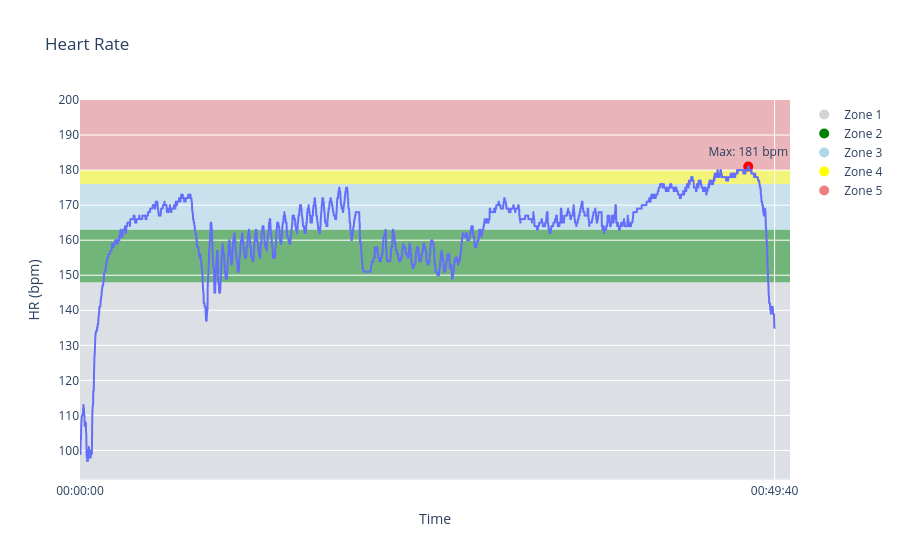

The cell this chart's notebook holds for it:
### Code cell
import duckdb
import pandas as pd
import plotly.express as px
import plotly.graph_objects as go
from IPython.display import display

workoutId = '26-05-2025_094328'
con = duckdb.connect("./hr_data/database_v2.duckdb")
df = con.execute(f"SELECT * FROM timeseries WHERE starts_with(workoutId, '{workoutId}')").fetchdf()
con.close()

# Get the first and last X values (Time)
first_time = df['Time'].iloc[0]
last_time = df['Time'].iloc[-1]
max_idx = df['HR (bpm)'].idxmax()
max_time = df.loc[max_idx, 'Time']
max_hr = df.loc[max_idx, 'HR (bpm)']

# Plot using Plotly
fig = px.line(df, y='HR (bpm)', x='Time', title='Heart Rate')

# Get the minimum HR value
min_hr = df['HR (bpm)'].min()

# Load and sort CSV by HR ascending
df = pd.read_csv('./hr_data/zones.csv')
df = df.sort_values('HR').reset_index(drop=True)

# Build background shapes and annotations
shapes = []
annotations = []
previous_hr = min_hr - 5

colors = ['lightgray', 'green', 'lightblue', 'yellow', 'lightcoral', 'red', 'purple']
# Truncate the colors list to the number of rows in the zones df
colors = colors[:len(df)]

for i, row in df.iterrows():
    y0 = previous_hr
    y1 = row['HR']
    color = colors[i]

    # Background rectangle
    shapes.append(dict(
        type="rect",
        xref="paper", yref="y",
        x0=0, x1=1,
        y0=y0, y1=y1,
        fillcolor=color,
        opacity=0.5,
        layer="below",
        line_width=0,
    ))

    previous_hr = y1

# Update layout with shapes and annotations
fig.update_layout(shapes=shapes, annotations=annotations)

# Hover mode - the vertical line that follows the cursor
fig.update_layout(
    hovermode='x',  # or 'x unified' for grouped tooltip
    xaxis=dict(
        showspikes=True,
        spikemode='across',
        spikesnap='cursor',
        showline=True,
        spikethickness=1,
        spikecolor="gray",
        spikedash="solid",
        tickvals=[first_time, last_time],
        ticktext=[str(first_time), str(last_time)],
    ),
    yaxis=dict(
        range=[80, None],
        dtick=10  # Show ticks every 10 bpm
    )
)

# Optional: consistent hover label
fig.update_traces(
    hovertemplate='Time: %{x}<br>HR: %{y} bpm',
    mode='lines'  # adds points for better hover visibility
)

#Step 3: Add marker for max point
fig.add_trace(go.Scatter(
    x=[max_time],
    y=[max_hr],
    mode='markers+text',
    marker=dict(color='red', size=10, symbol='circle'),
    text=[f'Max: {max_hr} bpm'],
    textposition='top center',
    showlegend=False
))

# Convert to a dict for Zones 1 through N
zone_colors = {i + 1: color for i, color in enumerate(colors)}

for zone, color in zone_colors.items():
    fig.add_trace(go.Scatter(
        x=[None], y=[None],  # No actual data
        mode='markers',
        marker=dict(size=10),
        name=f'Zone {zone}',
        legendgroup=f'Zone {zone}',
        showlegend=True,
        marker_color=color
    ))

fig.show()

### Figure 1 — Plotly figure (JSON) as saved in the notebook; plotly's stock layout.template omitted (floating-point values rounded to 4 significant figures; data arrays with more than 128 entries replaced by an {"elided": "..."} marker saying what was removed)
{"data": [{"hovertemplate": "Time: %{x}<br>HR: %{y} bpm", "legendgroup": "", "line": {"color": "#636efa", "dash": "solid"}, "marker": {"symbol": "circle"}, "mode": "lines", "name": "", "showlegend": false, "type": "scattergl", "x": {"elided": "2981 str values"}, "xaxis": "x", "y": {"elided": "2981 int values"}, "yaxis": "y"}, {"marker": {"color": "red", "size": 10, "symbol": "circle"}, "mode": "markers+text", "showlegend": false, "text": ["Max: 181 bpm"], "textposition": "top center", "type": "scatter", "x": ["00:47:47"], "y": [181]}, {"legendgroup": "Zone 1", "marker": {"color": "lightgray", "size": 10}, "mode": "markers", "name": "Zone 1", "showlegend": true, "type": "scatter", "x": [null], "y": [null]}, {"legendgroup": "Zone 2", "marker": {"color": "green", "size": 10}, "mode": "markers", "name": "Zone 2", "showlegend": true, "type": "scatter", "x": [null], "y": [null]}, {"legendgroup": "Zone 3", "marker": {"color": "lightblue", "size": 10}, "mode": "markers", "name": "Zone 3", "showlegend": true, "type": "scatter", "x": [null], "y": [null]}, {"legendgroup": "Zone 4", "marker": {"color": "yellow", "size": 10}, "mode": "markers", "name": "Zone 4", "showlegend": true, "type": "scatter", "x": [null], "y": [null]}, {"legendgroup": "Zone 5", "marker": {"color": "lightcoral", "size": 10}, "mode": "markers", "name": "Zone 5", "showlegend": true, "type": "scatter", "x": [null], "y": [null]}], "layout": {"hovermode": "x", "legend": {"tracegroupgap": 0}, "shapes": [{"fillcolor": "lightgray", "layer": "below", "line": {"width": 0}, "opacity": 0.5, "type": "rect", "x0": 0, "x1": 1, "xref": "paper", "y0": 92, "y1": 148, "yref": "y"}, {"fillcolor": "green", "layer": "below", "line": {"width": 0}, "opacity": 0.5, "type": "rect", "x0": 0, "x1": 1, "xref": "paper", "y0": 148, "y1": 163, "yref": "y"}, {"fillcolor": "lightblue", "layer": "below", "line": {"width": 0}, "opacity": 0.5, "type": "rect", "x0": 0, "x1": 1, "xref": "paper", "y0": 163, "y1": 176, "yref": "y"}, {"fillcolor": "yellow", "layer": "below", "line": {"width": 0}, "opacity": 0.5, "type": "rect", "x0": 0, "x1": 1, "xref": "paper", "y0": 176, "y1": 180, "yref": "y"}, {"fillcolor": "lightcoral", "layer": "below", "line": {"width": 0}, "opacity": 0.5, "type": "rect", "x0": 0, "x1": 1, "xref": "paper", "y0": 180, "y1": 200, "yref": "y"}], "title": {"text": "Heart Rate"}, "xaxis": {"anchor": "y", "domain": [0, 1], "showline": true, "showspikes": true, "spikecolor": "gray", "spikedash": "solid", "spikemode": "across", "spikesnap": "cursor", "spikethickness": 1, "ticktext": ["00:00:00", "00:49:40"], "tickvals": ["00:00:00", "00:49:40"], "title": {"text": "Time"}}, "yaxis": {"anchor": "x", "domain": [0, 1], "dtick": 10, "range": [80, null], "title": {"text": "HR (bpm)"}}}}
